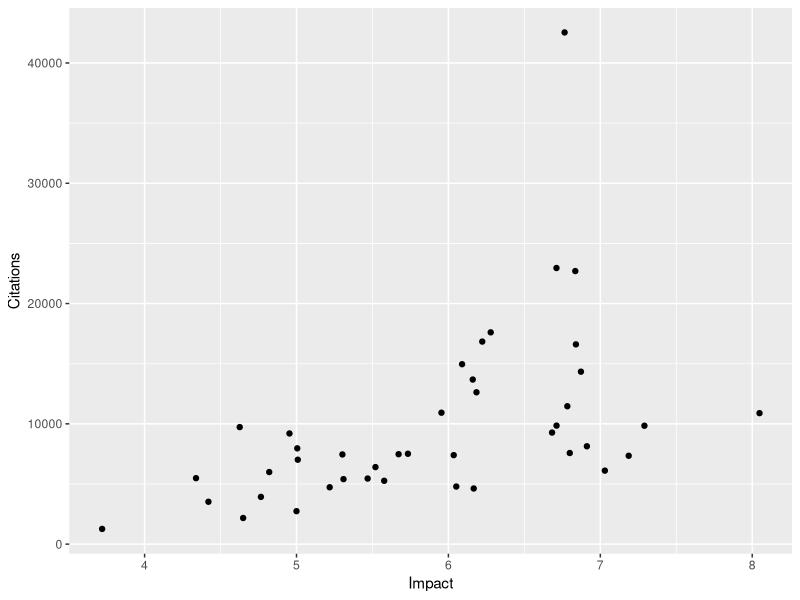
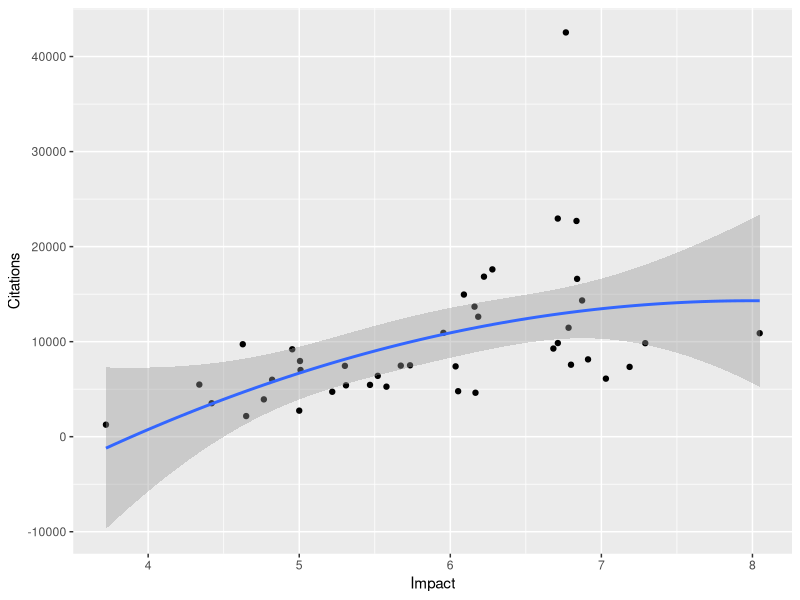
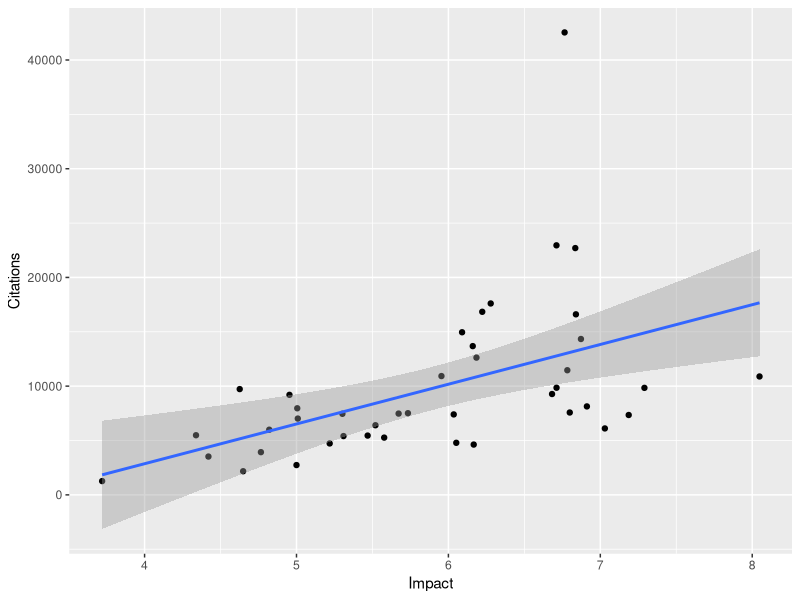
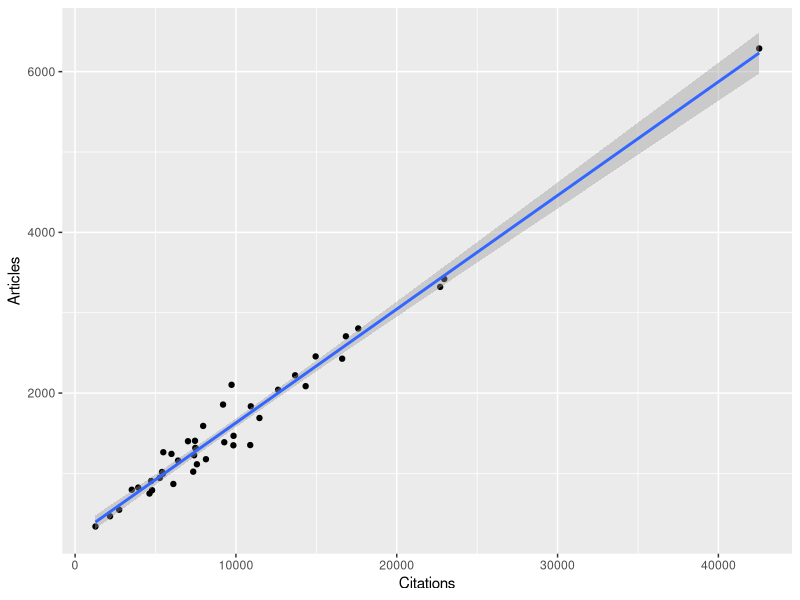
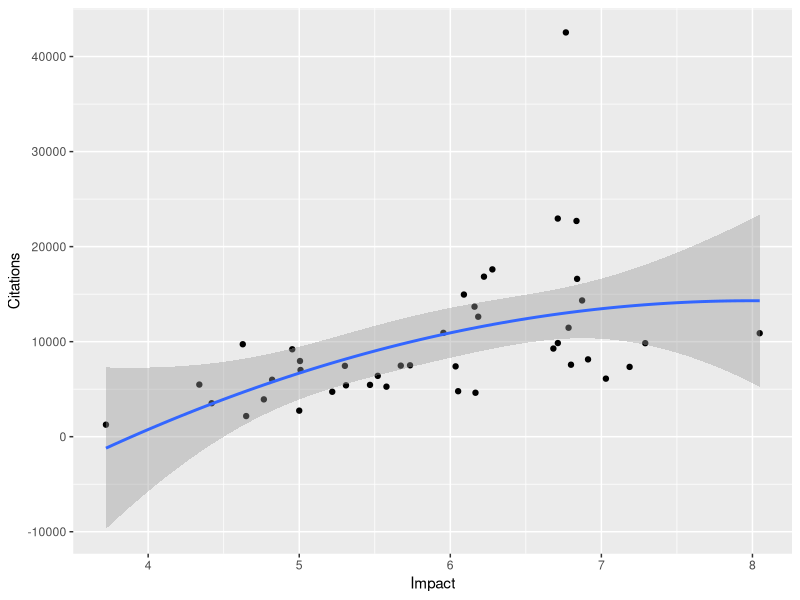

R code for these plots, in order:
## ---- chunk 1
knitr::opts_chunk$set(echo = TRUE)
## ---- chunk 2
library(tidyverse)
library(readxl)
Graduate_Programs_Copy <- read_excel("data/raw_data/Graduate Programs - Copy.xlsx")
## ---- chunk 3
summary(Graduate_Programs_Copy)
## ---- chunk 4
Graduate_Programs_Copy %>% 
  select(Institution) %>% 
  print(n=Inf)
## ---- chunk 5
Bolder_Boulder <- Graduate_Programs_Copy %>%
  filter(!is.na(Bolder_Boulder_Model))
ggplot(Bolder_Boulder, aes(Impact, Citations)) +
  geom_point()
## ---- chunk 6
Bolder_Boulder %>% 
  ggplot(aes(Impact, Citations)) +
  geom_point() +
  #plot line of best fit using quadratic regression
  geom_smooth(method = "lm", formula = y ~ x + I(x^2))
## ---- chunk 7
Bolder_Boulder %>% 
  ggplot(aes(Impact, Citations)) +
  geom_point() +
  #plot line of best fit using regression
  geom_smooth(method = "lm")
## ---- chunk 8
cor.test(Bolder_Boulder$Impact, Bolder_Boulder$Citations)
## ---- chunk 9
Bolder_Boulder %>% 
  ggplot(aes(Citations, Articles)) +
  geom_point() +
  #plot line of best fit using regression
  geom_smooth(method = "lm")
## ---- chunk 10
cor.test(Bolder_Boulder$Articles, Bolder_Boulder$Citations)
## ---- chunk 11
Bolder_Boulder %>% 
  ggplot(aes(Impact, Citations)) +
  geom_point() +
  #plot line of best fit using quadratic regression
  geom_smooth(method = "lm", formula = y ~ x + I(x^2))
## ---- chunk 12
filter(Bolder_Boulder, between(Impact, 5.8, 6.5)) %>% 
  select(Institution)
## ---- chunk 13
filter(Bolder_Boulder, between(Impact, 5.3, 7)) %>% 
  select(Institution)
## ---- chunk 14
filter(Bolder_Boulder, between(Impact, 5.3, 7), Citations < 30000) %>% 
  select(Institution)
## ---- chunk 15
optimal_uni <- filter(Bolder_Boulder, between(Impact, 5.3, 7),
                      Citations < 30000) %>% 
  select(Institution, Citations, Articles, Impact, Valence)
## ---- chunk 16
optimal_uni %>% print(n=25)
## ---- chunk 17
mean(optimal_uni$Citations)
## ---- chunk 18
mean(optimal_uni$Articles)
## ---- chunk 19
Graduate_Programs_Copy %>% 
  select(Institution, Valence) %>% 
  filter(is.na(Graduate_Programs_Copy$Citations))
